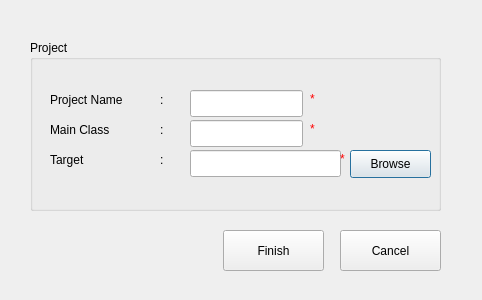
<?xml version="1.0" encoding="UTF-8"?>
<ui version="4.0">
 <class>newProjectDialog</class>
 <widget class="QDialog" name="newProjectDialog">
  <property name="geometry">
   <rect>
    <x>0</x>
    <y>0</y>
    <width>482</width>
    <height>300</height>
   </rect>
  </property>
  <property name="windowTitle">
   <string>New Project</string>
  </property>
  <widget class="QGroupBox" name="groupBox">
   <property name="geometry">
    <rect>
     <x>30</x>
     <y>40</y>
     <width>411</width>
     <height>171</height>
    </rect>
   </property>
   <property name="title">
    <string>Project</string>
   </property>
   <widget class="QLineEdit" name="txt_projectName">
    <property name="geometry">
     <rect>
      <x>160</x>
      <y>50</y>
      <width>113</width>
      <height>27</height>
     </rect>
    </property>
   </widget>
   <widget class="QLineEdit" name="txt_mainClass">
    <property name="geometry">
     <rect>
      <x>160</x>
      <y>80</y>
      <width>113</width>
      <height>27</height>
     </rect>
    </property>
   </widget>
   <widget class="QLineEdit" name="txt_target">
    <property name="geometry">
     <rect>
      <x>160</x>
      <y>110</y>
      <width>151</width>
      <height>27</height>
     </rect>
    </property>
   </widget>
   <widget class="QPushButton" name="btn_browse">
    <property name="geometry">
     <rect>
      <x>320</x>
      <y>110</y>
      <width>81</width>
      <height>28</height>
     </rect>
    </property>
    <property name="text">
     <string>Browse</string>
    </property>
   </widget>
   <widget class="QLabel" name="label">
    <property name="geometry">
     <rect>
      <x>20</x>
      <y>50</y>
      <width>111</width>
      <height>19</height>
     </rect>
    </property>
    <property name="text">
     <string>Project Name</string>
    </property>
   </widget>
   <widget class="QLabel" name="label_2">
    <property name="geometry">
     <rect>
      <x>20</x>
      <y>80</y>
      <width>81</width>
      <height>19</height>
     </rect>
    </property>
    <property name="text">
     <string>Main Class</string>
    </property>
   </widget>
   <widget class="QLabel" name="label_3">
    <property name="geometry">
     <rect>
      <x>20</x>
      <y>110</y>
      <width>71</width>
      <height>19</height>
     </rect>
    </property>
    <property name="text">
     <string>Target</string>
    </property>
   </widget>
   <widget class="QLabel" name="label_4">
    <property name="geometry">
     <rect>
      <x>130</x>
      <y>80</y>
      <width>16</width>
      <height>19</height>
     </rect>
    </property>
    <property name="text">
     <string>:</string>
    </property>
   </widget>
   <widget class="QLabel" name="label_5">
    <property name="geometry">
     <rect>
      <x>130</x>
      <y>50</y>
      <width>16</width>
      <height>19</height>
     </rect>
    </property>
    <property name="text">
     <string>:</string>
    </property>
   </widget>
   <widget class="QLabel" name="label_6">
    <property name="geometry">
     <rect>
      <x>130</x>
      <y>110</y>
      <width>16</width>
      <height>19</height>
     </rect>
    </property>
    <property name="text">
     <string>:</string>
    </property>
   </widget>
   <widget class="QLabel" name="lbl_warning">
    <property name="geometry">
     <rect>
      <x>280</x>
      <y>50</y>
      <width>16</width>
      <height>19</height>
     </rect>
    </property>
    <property name="toolTip">
     <string>Hata varr</string>
    </property>
    <property name="styleSheet">
     <string notr="true"/>
    </property>
    <property name="text">
     <string>&lt;!DOCTYPE HTML PUBLIC &quot;-//W3C//DTD HTML 4.0//EN&quot; &quot;http://www.w3.org/TR/REC-html40/strict.dtd&quot;&gt;
&lt;html&gt;&lt;head&gt;&lt;meta name=&quot;qrichtext&quot; content=&quot;1&quot; /&gt;&lt;style type=&quot;text/css&quot;&gt;
p, li { white-space: pre-wrap; }
&lt;/style&gt;&lt;/head&gt;&lt;body style=&quot; font-family:'Sans Serif'; font-size:9pt; font-weight:400; font-style:normal;&quot;&gt;
&lt;p style=&quot; margin-top:0px; margin-bottom:0px; margin-left:0px; margin-right:0px; -qt-block-indent:0; text-indent:0px;&quot;&gt;&lt;span style=&quot; color:#ff0000;&quot;&gt;*&lt;/span&gt;&lt;/p&gt;&lt;/body&gt;&lt;/html&gt;</string>
    </property>
   </widget>
   <widget class="QLabel" name="lbl_warning_2">
    <property name="geometry">
     <rect>
      <x>280</x>
      <y>80</y>
      <width>16</width>
      <height>19</height>
     </rect>
    </property>
    <property name="toolTip">
     <string>Hata varr</string>
    </property>
    <property name="styleSheet">
     <string notr="true"/>
    </property>
    <property name="text">
     <string>&lt;!DOCTYPE HTML PUBLIC &quot;-//W3C//DTD HTML 4.0//EN&quot; &quot;http://www.w3.org/TR/REC-html40/strict.dtd&quot;&gt;
&lt;html&gt;&lt;head&gt;&lt;meta name=&quot;qrichtext&quot; content=&quot;1&quot; /&gt;&lt;style type=&quot;text/css&quot;&gt;
p, li { white-space: pre-wrap; }
&lt;/style&gt;&lt;/head&gt;&lt;body style=&quot; font-family:'Sans Serif'; font-size:9pt; font-weight:400; font-style:normal;&quot;&gt;
&lt;p style=&quot; margin-top:0px; margin-bottom:0px; margin-left:0px; margin-right:0px; -qt-block-indent:0; text-indent:0px;&quot;&gt;&lt;span style=&quot; color:#ff0000;&quot;&gt;*&lt;/span&gt;&lt;/p&gt;&lt;/body&gt;&lt;/html&gt;</string>
    </property>
   </widget>
   <widget class="QLabel" name="lbl_warning_3">
    <property name="geometry">
     <rect>
      <x>310</x>
      <y>110</y>
      <width>16</width>
      <height>19</height>
     </rect>
    </property>
    <property name="toolTip">
     <string>Hata varr</string>
    </property>
    <property name="styleSheet">
     <string notr="true"/>
    </property>
    <property name="text">
     <string>&lt;!DOCTYPE HTML PUBLIC &quot;-//W3C//DTD HTML 4.0//EN&quot; &quot;http://www.w3.org/TR/REC-html40/strict.dtd&quot;&gt;
&lt;html&gt;&lt;head&gt;&lt;meta name=&quot;qrichtext&quot; content=&quot;1&quot; /&gt;&lt;style type=&quot;text/css&quot;&gt;
p, li { white-space: pre-wrap; }
&lt;/style&gt;&lt;/head&gt;&lt;body style=&quot; font-family:'Sans Serif'; font-size:9pt; font-weight:400; font-style:normal;&quot;&gt;
&lt;p style=&quot; margin-top:0px; margin-bottom:0px; margin-left:0px; margin-right:0px; -qt-block-indent:0; text-indent:0px;&quot;&gt;&lt;span style=&quot; color:#ff0000;&quot;&gt;*&lt;/span&gt;&lt;/p&gt;&lt;/body&gt;&lt;/html&gt;</string>
    </property>
   </widget>
  </widget>
  <widget class="QPushButton" name="btn_finish">
   <property name="geometry">
    <rect>
     <x>223</x>
     <y>230</y>
     <width>101</width>
     <height>41</height>
    </rect>
   </property>
   <property name="text">
    <string>Finish</string>
   </property>
  </widget>
  <widget class="QPushButton" name="btn_cancel">
   <property name="geometry">
    <rect>
     <x>340</x>
     <y>230</y>
     <width>101</width>
     <height>41</height>
    </rect>
   </property>
   <property name="text">
    <string>Cancel</string>
   </property>
  </widget>
 </widget>
 <resources/>
 <connections/>
</ui>
